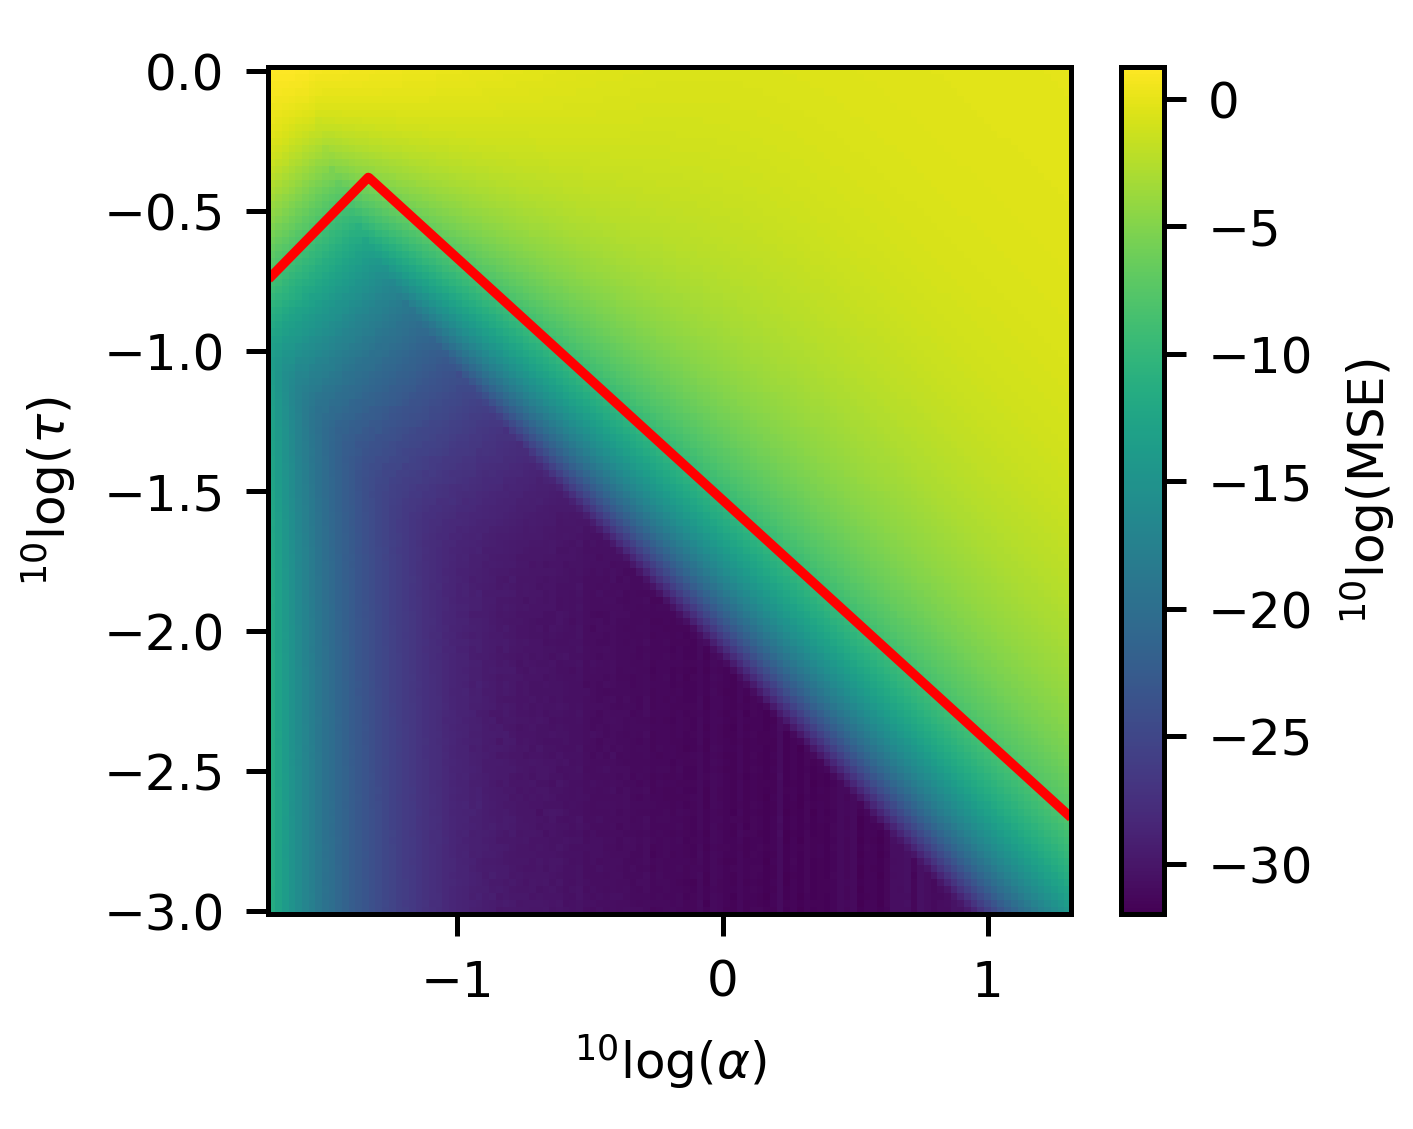

This chart was generated by the following Python code:
#!/usr/bin/env python3
# -*- coding: utf-8 -*-
"""
Caclulate MSE between IntS and ISS, plot tau_switch
"""

import numpy as np
from numpy import log10

import matplotlib.pyplot as plt

import sys
sys.path.append('..') # make masonweaver_analytic available here

from masonweaver_analytic import MW_adim_ISS, MW_adim_IntS
from masonweaver_analytic import MSE, tau_switch

#%% SET UP

DRAFT = True
SAVEFIG = False
outfn = 'FIG_IntS_ISS_MSE_tau_switch.png'

# set resolution
if DRAFT:
    Nalphas = 30
    Ntaus = 25
    Ny = 100
else:
    Nalphas = 120
    Ntaus = 120
    Ny = 100


#%% CALCULATE

# scan a grid, calculate MSE
y = np.linspace(0, 1, Ny)
alphas = np.logspace(log10(0.02), log10(20.0), Nalphas)
taus = np.logspace(-3, 0, Ntaus)
eps = np.zeros((Ntaus, Nalphas))

for iy, alpha in enumerate(alphas):
    for ix, tau in enumerate(taus):
        cISS = MW_adim_ISS(y, tau, alpha)
        cIntS = MW_adim_IntS(y, tau, alpha)
        eps[ix, iy] = MSE(cIntS, cISS)


#%% PLOT

from matplotlib import rcParams
rcParams['axes.labelsize'] = 8
rcParams['xtick.labelsize'] = 8
rcParams['ytick.labelsize'] = 8
rcParams['axes.labelsize'] = 8
rcParams['legend.fontsize'] = 8
rcParams['figure.figsize'] = (3.149, 3.149*0.8) # 80mm x xxx mm
rcParams['figure.subplot.left'] = 0.19  
rcParams['figure.subplot.right'] = 0.9   
rcParams['figure.subplot.bottom'] = 0.19
rcParams['figure.subplot.top'] = 0.94
rcParams['legend.frameon'] = False

plt.figure(1)
plt.clf()
plt.pcolormesh(log10(alphas), log10(taus), log10(eps))
plt.colorbar(label='$^{10}\\log({\\rm MSE})$')
plt.xlabel('$^{10}\\log (\\alpha)$')
plt.ylabel('$^{10}\\log (\\tau)$')

aa = np.logspace(log10(0.02), log10(20.0), 1000)
tswitch = [tau_switch(a) for a in aa]
plt.plot(log10(aa), log10(tswitch), 'r')
#plt.plot([log10(aa[-1]), log10(aa[-1])], [log10(tswitch[-1]), -3.0], 'r')

if SAVEFIG:
    plt.savefig(outfn, dpi = 450)
    
plt.show()

